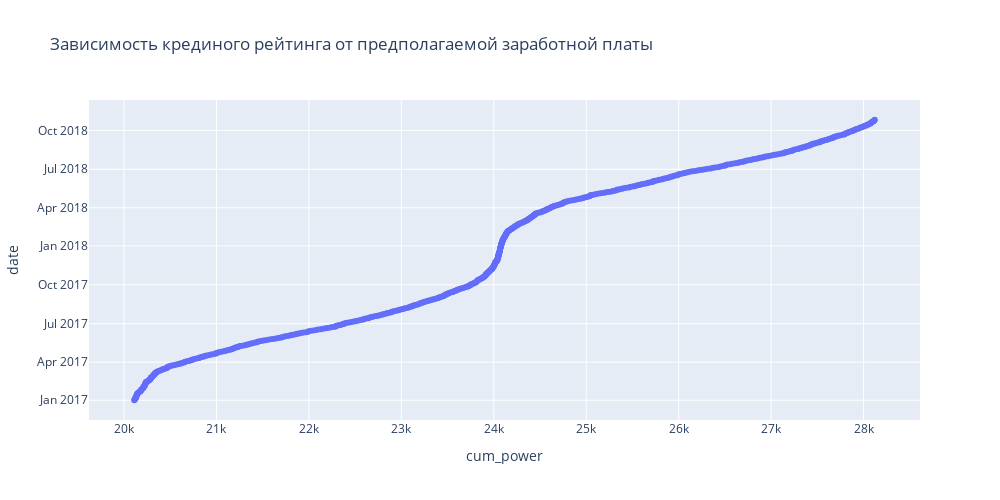

This figure's notebook cell:
### Code cell
import matplotlib.pyplot as plt
import seaborn as sns
import plotly
import plotly.express as px
import plotly.graph_objects as go

#df  = sns.load_dataset() 
#df = data.groupby(['CreditScore', 'Exited'], as_index=False)['EstimatedSalary'].median()
#df = pd.read_csv('./data/churn.csv', sep=',')

fig = px.scatter(
    data,
    x='cum_power',
    y='date', 
    #color=df['Exited'],
    title='Зависимость крединого рейтинга от предполагаемой заработной платы',
    width=1000,
    height=500
    )

fig.show()

### Figure 1 — Plotly figure (JSON) as saved in the notebook; plotly's stock layout.template omitted (floating-point values rounded to 4 significant figures; data arrays with more than 128 entries replaced by an {"elided": "..."} marker saying what was removed)
{"data": [{"hovertemplate": "cum_power=%{x}<br>date=%{y}<extra></extra>", "legendgroup": "", "marker": {"color": "#636efa", "symbol": "circle"}, "mode": "markers", "name": "", "orientation": "h", "showlegend": false, "type": "scatter", "x": {"elided": "664 int values"}, "xaxis": "x", "y": {"elided": "664 str values"}, "yaxis": "y"}], "layout": {"height": 500, "legend": {"tracegroupgap": 0}, "title": {"text": "Зависимость крединого рейтинга от предполагаемой заработной платы"}, "width": 1000, "xaxis": {"anchor": "y", "domain": [0, 1], "title": {"text": "cum_power"}}, "yaxis": {"anchor": "x", "domain": [0, 1], "title": {"text": "date"}}}}
